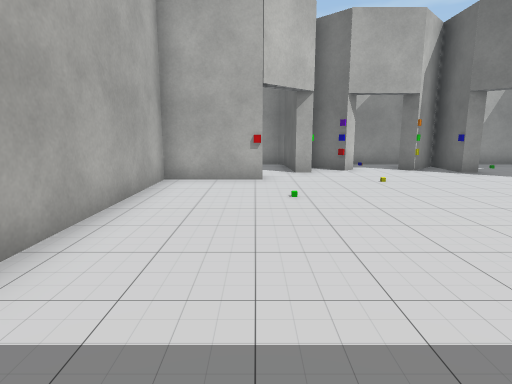
[1] (above)

12 first-person views from a walk through a Unity game level. The camera is 1.2 m above the floor, tilts 10° down and sees 75° across. The floor is counted in squares, 1 m on a side. Each view is taken from the middle of a square. On the plan, view 1 faces up. The plan holds only what a view shows up to about 14 squares ahead; the rest is blank. The place goes on beyond the plan. The player character is not drawn. Door leaves are left out, so doorways stand open. Some surface patterns are stand-ins.

[2]
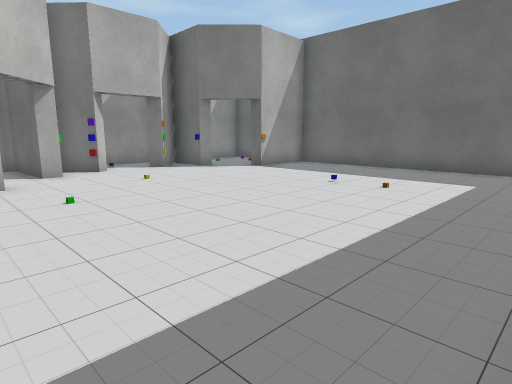

[3]
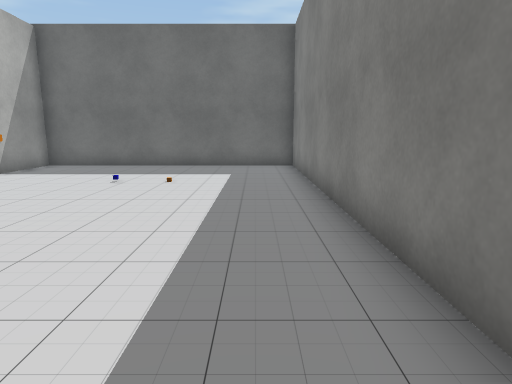

[4]
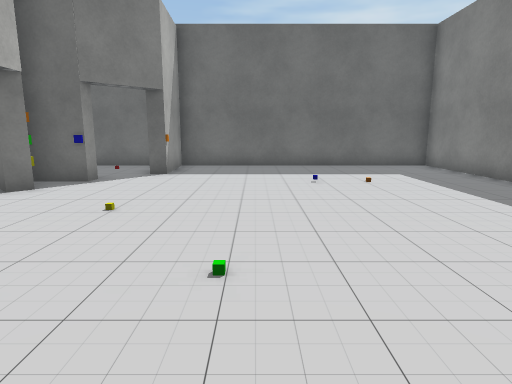

[5]
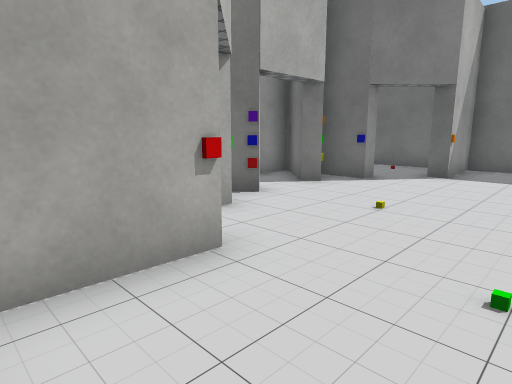

[6]
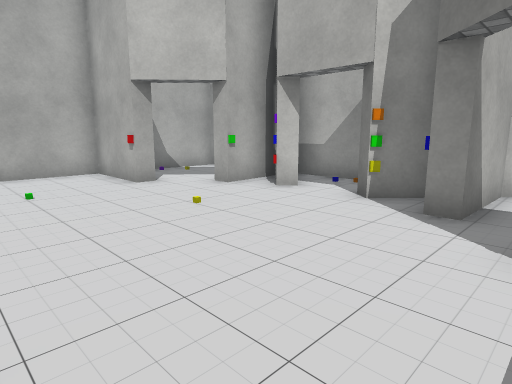

[7]
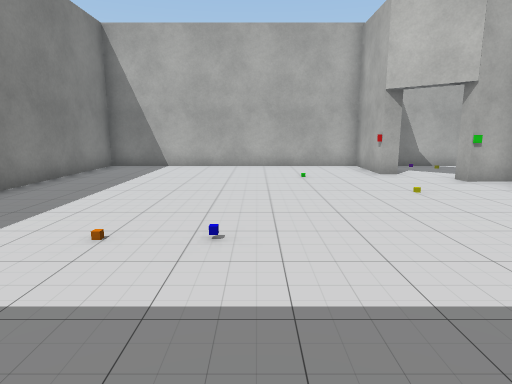

[8]
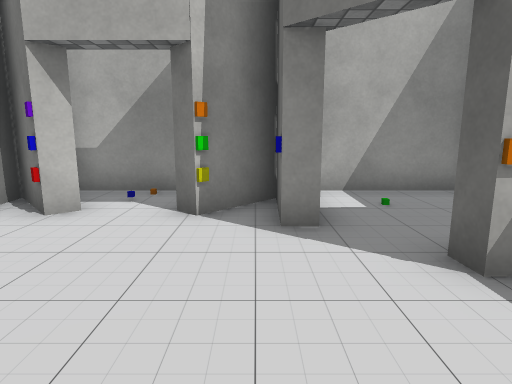

[9]
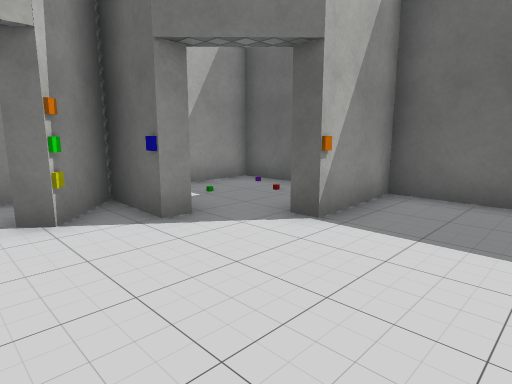

[10]
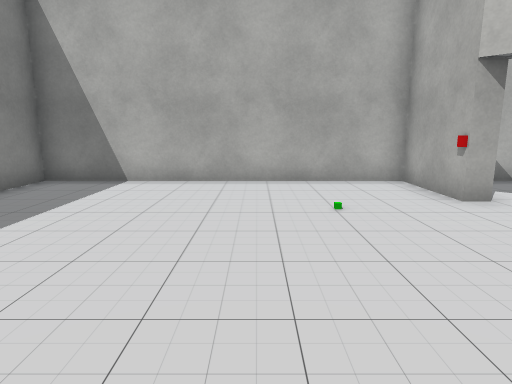

[11]
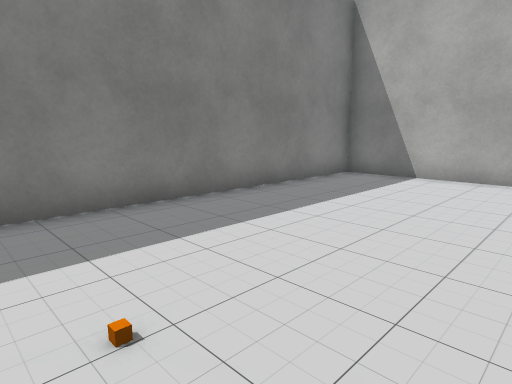

[12]
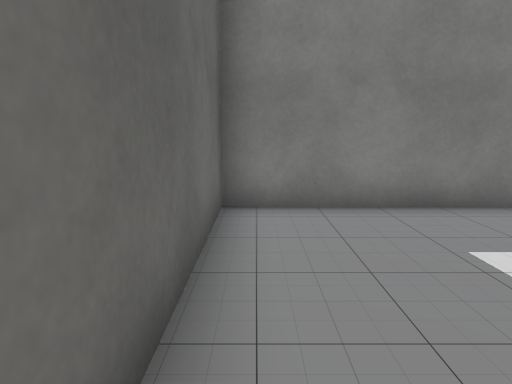

### Floor plan
Points are (right, up) in squares from view 1. A wall is a line through its corners. A room is listed if a view was taken in it or the views show most of it. See-through windows are left out.
Room 1 (views 1, 2, 3, 4, 5, 6, 7, 8, 9, 10, 11, 12)
walls: (-0.3, 8.7) (-2.4, 8.7) (-2.4, -0.4) (10.6, -0.4) (10.6, 8.8) (8.3, 8.7); (6.8, 10.2) (6.3, 10.2) (6.4, 12.1) (5.4, 11.1); (5.1, 11.5) (6.5, 13) (1.8, 13); (1.6, 12.2) (1.7, 10.3) (1.2, 10.4)
ways out: open door at (7.3, 9.7) to room 2; open door at (0.7, 9.7)
objects: other object (0, 9); other object (2, 10); other object (3, 11); other object (5, 11); other object (6, 10); other object (8, 9)
Room 2 (no view inside)
walls: (10.6, 9.9) (10.6, 13) (7.2, 13); (6.9, 12.7) (6.8, 10.2)
ways out: open door at (7.3, 9.7) to room 1

Positions as (right, up) in squares from view 1, and headings:
1: (0, 0), facing up
2: (-1, 0), facing up-right
3: (-2, 1), facing right
4: (-2, 6), facing right
5: (-2, 6), facing up-right
6: (8, 5), facing up-left
7: (10, 5), facing left
8: (6, 6), facing up
9: (4, 6), facing up-right
10: (6, 5), facing left
11: (7, 5), facing down-left
12: (10, 5), facing down
